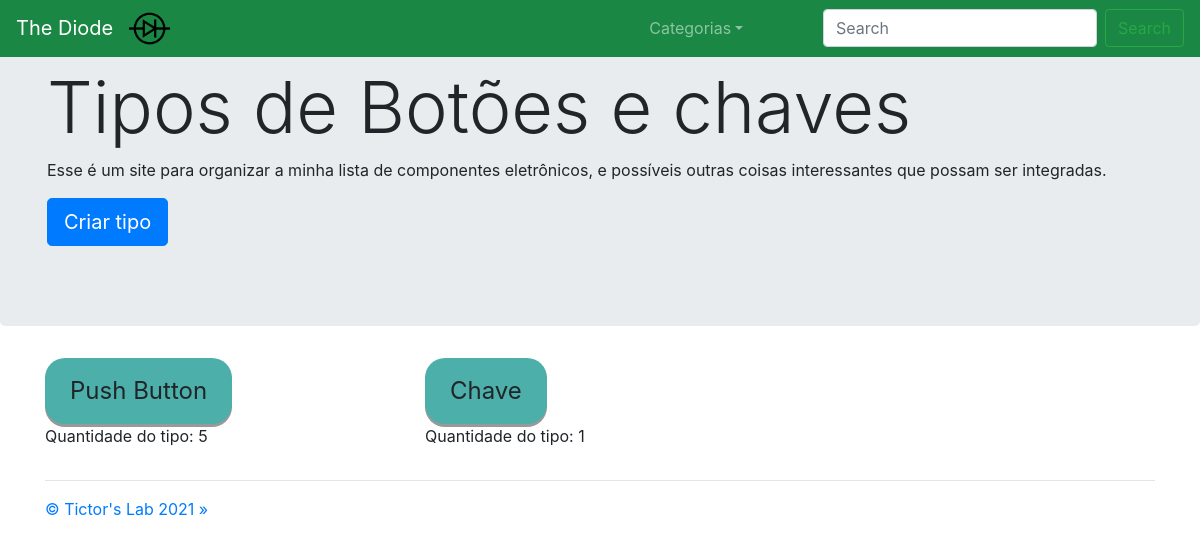
The app's page /componentes/categoria3/ with its own data.
### components/models.py (models this page shows, shortened)
class Category(models.Model):
    name       = models.CharField(max_length=100, unique=True, null=True)
    quantidade = models.IntegerField(blank=True, null=True)
    def __str__(self):
        return self.name
    class Meta:
        verbose_name_plural = "Categories"

class ComponentType(models.Model):
    name       = models.CharField(max_length = 100)
    categoria  = models.ForeignKey('Category', on_delete=models.CASCADE, default="1")
    quantidade = models.IntegerField(blank=True, null=True)

### core/views.py (the view)
# urls.py: path('componentes/categoria<int:id>/', tiposdecomponentes, name='tiposdecomponentes'),
def tiposdecomponentes(request, id):
    tipodecomponente = ComponentType.objects.filter(categoria=id).order_by('-quantidade')
    categorias = Category.objects.order_by('-quantidade')
    criar_painel_msg = painelDeArmazenamentoModular_contextMsg(request)
    context = {'categorias':categorias,
               'tipodecomponentes':tipodecomponente,
               'categoria_especifica':Category.objects.get(id=id),
               'id_categoria':id,
               'criar_painel_msg':criar_painel_msg}
    return render(request, 'core/tiposdecomponentes.html', context)

### core/views.py (called while the page is built)
def painelDeArmazenamentoModular_splitIds(request, cookie_name):
    criar_painel_ids = request.COOKIES.get(cookie_name)
    if (criar_painel_ids != None): criar_painel_num_ids = len(criar_painel_ids.split(","))
    else: criar_painel_num_ids = 0
    return criar_painel_num_ids

def painelDeArmazenamentoModular_contextMsg(request):
    criar_painel_num_ids = painelDeArmazenamentoModular_splitIds(request, "criar_painel_ids")
    if request.COOKIES.get('criar_painel') == "True" and criar_painel_num_ids == 9:
        criar_painel_msg = "todos os componentes selecionados"
    elif request.COOKIES.get('criar_painel') == "True":
        criar_painel_msg = str(criar_painel_num_ids) + " componentes selecionados"
    else:
        criar_painel_msg = 0
    return criar_painel_msg

### core/templates/core/tiposdecomponentes.html (shortened to what this page needs)
{% extends 'core/base.html' %}
{% load static %}
{% block content %}
<nav class="navbar navbar-expand-md navbar-dark fixed-top" style="background-color: #1a8844;">
    <div class="btnWithSliderEffect" role="home">
    <a class="navbar-brand" onclick="changePage('/')" role="button">The Diode</a>
    </div>
    <div class="collapse navbar-collapse" id="navbarsExampleDefault">
        <ul class="navbar-nav mr-auto">
            <li>
                <img src="{% static 'core/imagens/Diode.png' %}" style="width:8%;">
            </li>
            <li class="nav-item dropdown">
                <a class="nav-link dropdown-toggle" href="#" id="dropdown01" data-toggle="dropdown" aria-haspopup="true"
                    aria-expanded="false">Categorias</a>
            </li>
        </ul>
        <form class="form-inline my-2 my-lg-0" action="/componentes/search">
            <input name="q" class="form-control mr-sm-2" type="text" placeholder="Search" aria-label="Search">
            <div class="btnWithSliderEffect">
            <button class="btn btn-outline-success my-2 my-sm-0" type="submit">Search</button>
            </div>
        </form>
    </div>
</nav>
<main role="main">
    <div class="jumbotron">
        <div class="fromRight">
            <div class="container">
                <h1 class="display-3">Tipos de {{ categoria_especifica }}</h1>
                <p>Esse é um site para organizar a minha lista de componentes eletrônicos, e possíveis outras coisas interessantes que possam ser integradas.</p>
            </div>
            <div class="btnWithSliderEffect">
            <div class="container">
                <p><button class="btn btn-primary btn-lg"  onclick="changePage('criartipo')" role="button">Criar tipo</button></p>
            </div>
            </div>
        </div>
    </div>
    <div class="fromRight">
    <div class="container">
        <div class="row">
            {% for tipodecomponente in tipodecomponentes %}
            <div class="col-md-4">
                <div class="btnWithSliderEffect">
                <a class="categorias" onclick="changePage('../categoria{{ tipodecomponente.categoria.id }}/tipo{{ tipodecomponente.id }}')" role="button">{{ tipodecomponente.name }}</a>
                </div>
                <p>Quantidade do tipo: {{ tipodecomponente.quantidade }}</p>
            </div>
            {% endfor %}
        </div>
        <hr>
    </div>
    </div>
</main>
<footer class="container">
    <p><a href="http://tictorslab.blogspot.com/" role="button">&copy; Tictor's Lab 2021 &raquo;</a></p>
</footer>
{% endblock %}

### core/static/core/base.css (style rules this page uses)
body { overflow-x: hidden; overflow-y: scroll; }
.fromRight { opacity: 0%; }
.categorias { display: inline-block; padding: 15px 25px; font-size: 24px; cursor: pointer; text-align: center; text-decoration: none; outline: none; color: #fff; background-color: #4CAF50; border: none; border-radius: 20px; box-shadow: 0 3px #999; }

### core/templates/core/tiposdecomponentes.html (style rules this page uses)
.categorias { display: inline-block; padding: 15px 25px; font-size: 24px; cursor: pointer; text-align: center; text-decoration: none; outline: none; color: #fff; background-color: #4cafaa; border: none; border-radius: 20px; box-shadow: 0 3px #999; }

### records on screen
Category: name "Botões e chaves"
ComponentType: name "Push Button", quantidade "5"
ComponentType: name "Chave", quantidade "1"
